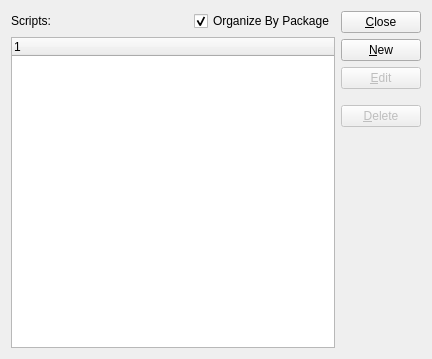
<?xml version="1.0" encoding="UTF-8"?>
<ui version="4.0">
 <comment>This file is part of the xTuple ERP: PostBooks Edition, a free and
open source Enterprise Resource Planning software suite,
Copyright (c) 1999-2019 by OpenMFG LLC, d/b/a xTuple.
It is licensed to you under the Common Public Attribution License
version 1.0, the full text of which (including xTuple-specific Exhibits)
is available at www.xtuple.com/CPAL.  By using this software, you agree
to be bound by its terms.</comment>
 <class>scripts</class>
 <widget class="QWidget" name="scripts">
  <property name="geometry">
   <rect>
    <x>0</x>
    <y>0</y>
    <width>432</width>
    <height>359</height>
   </rect>
  </property>
  <property name="windowTitle">
   <string>List Scripts</string>
  </property>
  <layout class="QHBoxLayout">
   <item>
    <layout class="QVBoxLayout">
     <item>
      <layout class="QHBoxLayout" name="horizontalLayout">
       <item>
        <widget class="QLabel" name="_scripts">
         <property name="text">
          <string>Scripts:</string>
         </property>
        </widget>
       </item>
       <item>
        <spacer name="horizontalSpacer">
         <property name="orientation">
          <enum>Qt::Horizontal</enum>
         </property>
         <property name="sizeHint" stdset="0">
          <size>
           <width>40</width>
           <height>20</height>
          </size>
         </property>
        </spacer>
       </item>
       <item>
        <widget class="XCheckBox" name="_byPackage">
         <property name="text">
          <string>Organize By Package</string>
         </property>
         <property name="checked">
          <bool>true</bool>
         </property>
        </widget>
       </item>
      </layout>
     </item>
     <item>
      <widget class="XTreeWidget" name="_script">
       <property name="sizePolicy">
        <sizepolicy hsizetype="Expanding" vsizetype="Expanding">
         <horstretch>0</horstretch>
         <verstretch>0</verstretch>
        </sizepolicy>
       </property>
      </widget>
     </item>
    </layout>
   </item>
   <item>
    <layout class="QVBoxLayout">
     <item>
      <widget class="QPushButton" name="_close">
       <property name="text">
        <string>&amp;Close</string>
       </property>
      </widget>
     </item>
     <item>
      <widget class="QPushButton" name="_new">
       <property name="text">
        <string>&amp;New</string>
       </property>
      </widget>
     </item>
     <item>
      <widget class="QPushButton" name="_edit">
       <property name="enabled">
        <bool>false</bool>
       </property>
       <property name="text">
        <string>&amp;Edit</string>
       </property>
      </widget>
     </item>
     <item>
      <spacer name="verticalSpacer">
       <property name="orientation">
        <enum>Qt::Vertical</enum>
       </property>
       <property name="sizeType">
        <enum>QSizePolicy::Fixed</enum>
       </property>
       <property name="sizeHint" stdset="0">
        <size>
         <width>20</width>
         <height>10</height>
        </size>
       </property>
      </spacer>
     </item>
     <item>
      <widget class="QPushButton" name="_delete">
       <property name="enabled">
        <bool>false</bool>
       </property>
       <property name="text">
        <string>&amp;Delete</string>
       </property>
      </widget>
     </item>
     <item>
      <spacer name="Spacer270">
       <property name="orientation">
        <enum>Qt::Vertical</enum>
       </property>
       <property name="sizeType">
        <enum>QSizePolicy::Expanding</enum>
       </property>
       <property name="sizeHint" stdset="0">
        <size>
         <width>20</width>
         <height>20</height>
        </size>
       </property>
      </spacer>
     </item>
    </layout>
   </item>
  </layout>
 </widget>
 <layoutdefault spacing="6" margin="11"/>
 <customwidgets>
  <customwidget>
   <class>XCheckBox</class>
   <extends>QCheckBox</extends>
   <header>xcheckbox.h</header>
  </customwidget>
  <customwidget>
   <class>XTreeWidget</class>
   <extends>QTreeWidget</extends>
   <header>xtreewidget.h</header>
   <container>1</container>
  </customwidget>
 </customwidgets>
 <tabstops>
  <tabstop>_script</tabstop>
  <tabstop>_close</tabstop>
 </tabstops>
 <resources/>
 <connections>
  <connection>
   <sender>_script</sender>
   <signal>valid(bool)</signal>
   <receiver>_delete</receiver>
   <slot>setEnabled(bool)</slot>
   <hints>
    <hint type="sourcelabel">
     <x>20</x>
     <y>20</y>
    </hint>
    <hint type="destinationlabel">
     <x>20</x>
     <y>20</y>
    </hint>
   </hints>
  </connection>
  <connection>
   <sender>_script</sender>
   <signal>itemSelected(int)</signal>
   <receiver>_edit</receiver>
   <slot>animateClick()</slot>
   <hints>
    <hint type="sourcelabel">
     <x>20</x>
     <y>20</y>
    </hint>
    <hint type="destinationlabel">
     <x>20</x>
     <y>20</y>
    </hint>
   </hints>
  </connection>
  <connection>
   <sender>_script</sender>
   <signal>valid(bool)</signal>
   <receiver>_edit</receiver>
   <slot>setEnabled(bool)</slot>
   <hints>
    <hint type="sourcelabel">
     <x>20</x>
     <y>20</y>
    </hint>
    <hint type="destinationlabel">
     <x>20</x>
     <y>20</y>
    </hint>
   </hints>
  </connection>
  <connection>
   <sender>_close</sender>
   <signal>clicked()</signal>
   <receiver>scripts</receiver>
   <slot>close()</slot>
   <hints>
    <hint type="sourcelabel">
     <x>20</x>
     <y>20</y>
    </hint>
    <hint type="destinationlabel">
     <x>20</x>
     <y>20</y>
    </hint>
   </hints>
  </connection>
 </connections>
</ui>
